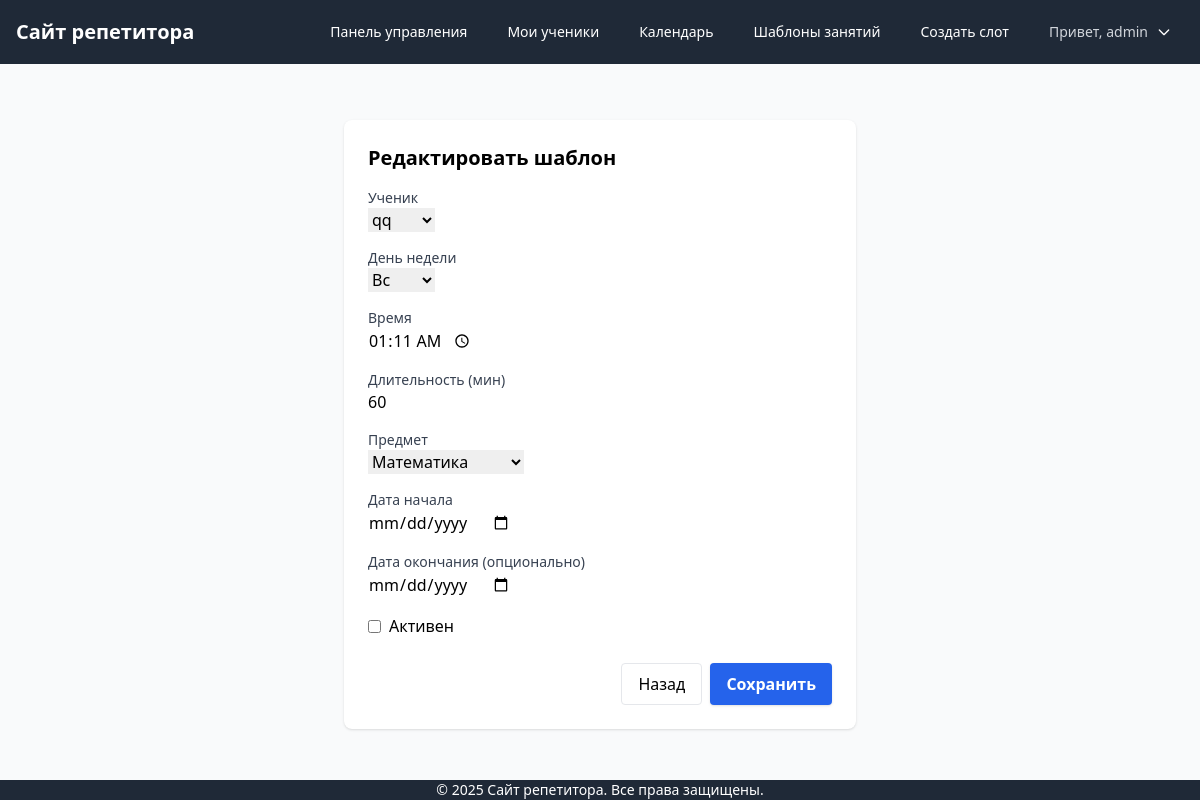
The page /tutor/recurring-templates/2/edit/ (signed in) on the database its author committed.
### scheduler/models.py (models this page shows, shortened)
class RecurringLessonTemplate(models.Model):
    tutor = models.ForeignKey(User, on_delete=models.CASCADE, related_name='recurring_templates_as_tutor')
    student = models.ForeignKey(User, on_delete=models.CASCADE, related_name='recurring_templates_as_student')
    weekday = models.IntegerField(choices=[(i, day) for i, day in enumerate(['Пн','Вт','Ср','Чт','Пт','Сб','Вс'])])
    time = models.TimeField()
    duration = models.IntegerField(default=60)
    subject = models.CharField(max_length=20, choices=Lesson.SUBJECT_CHOICES, default='math')
    start_date = models.DateField()
    end_date = models.DateField(null=True, blank=True)
    is_active = models.BooleanField(default=True)
    created_at = models.DateTimeField(auto_now_add=True)
    updated_at = models.DateTimeField(auto_now=True)

### scheduler/views.py (the view)
# urls.py: path('tutor/recurring-templates/<int:template_id>/edit/', views.recurring_template_edit, name='recurring_template_edit'),
@login_required
@user_passes_test(is_tutor)
def recurring_template_edit(request, template_id):
    template = get_object_or_404(RecurringLessonTemplate, id=template_id, tutor=request.user)
    if request.method == 'POST':
        form = RecurringLessonTemplateForm(request.POST, instance=template, tutor=request.user)
        if form.is_valid():
            form.save()
            return redirect('recurring_templates_list')
    else:
        form = RecurringLessonTemplateForm(instance=template, tutor=request.user)
    return render(request, 'scheduler/tutor/recurring_templates/form.html', {'form': form, 'create': False})

### scheduler/forms.py
class RecurringLessonTemplateForm(forms.ModelForm):
    def __init__(self, *args, **kwargs):
        tutor = kwargs.pop('tutor', None)
        super().__init__(*args, **kwargs)
        if tutor:
            self.fields['student'].queryset = User.objects.filter(
                tutors_list__tutor=tutor,
                tutors_list__is_active=True
            )
    class Meta:
        model = RecurringLessonTemplate
        fields = ['student', 'weekday', 'time', 'duration', 'subject', 'start_date', 'end_date', 'is_active']
        widgets = {
            'time': forms.TimeInput(attrs={'type': 'time'}),
            'start_date': forms.DateInput(attrs={'type': 'date'}),
            'end_date': forms.DateInput(attrs={'type': 'date'}),
        }

### scheduler/views.py (called while the page is built)
def is_tutor(user):
    return user.groups.filter(name='Tutors').exists()

### scheduler/templates/scheduler/tutor/recurring_templates/form.html (shortened to what this page needs)
{% extends 'base.html' %}
{% block content %}
<div class="max-w-lg mx-auto bg-white shadow rounded-lg p-6 mt-8">
    <h1 class="text-xl font-bold mb-4">{% if create %}Создать шаблон{% else %}Редактировать шаблон{% endif %}</h1>
    <form method="post">
        <div class="space-y-4">
            <div>
                <label class="block text-sm font-medium text-gray-700">Ученик</label>
                {{ form.student }}
            </div>
            <div>
                <label class="block text-sm font-medium text-gray-700">День недели</label>
                {{ form.weekday }}
            </div>
            <div>
                <label class="block text-sm font-medium text-gray-700">Время</label>
                {{ form.time }}
            </div>
            <div>
                <label class="block text-sm font-medium text-gray-700">Длительность (мин)</label>
                {{ form.duration }}
            </div>
            <div>
                <label class="block text-sm font-medium text-gray-700">Предмет</label>
                {{ form.subject }}
            </div>
            <div>
                <label class="block text-sm font-medium text-gray-700">Дата начала</label>
                {{ form.start_date }}
            </div>
            <div>
                <label class="block text-sm font-medium text-gray-700">Дата окончания (опционально)</label>
                {{ form.end_date }}
            </div>
            <div>
                <label class="inline-flex items-center">
                    {{ form.is_active }} <span class="ml-2">Активен</span>
                </label>
            </div>
        </div>
        <div class="flex gap-2 justify-end mt-6">
            <a href="{% url 'recurring_templates_list' %}" class="px-4 py-2 rounded border">Назад</a>
            <button type="submit" class="px-4 py-2 rounded bg-blue-600 text-white font-semibold shadow hover:bg-blue-700 transition">Сохранить</button>
        </div>
    </form>
</div>
{% endblock %}

### scheduler/templates/base.html (shortened to what this page needs)
{% load static %}
<!DOCTYPE html>
<html lang="ru">
<head>
    <link rel="stylesheet" href="{% static 'css/output.css' %}">
</head>
<body class="flex flex-col min-h-screen bg-gray-50">
    <nav class="bg-gray-800 text-white">
        <div class="w-full max-w-[80rem] mx-auto px-4">
            <div class="flex items-center justify-between h-16">
                <div class="flex items-center">
                    <a href="{% url 'home' %}" class="text-xl font-bold">Сайт репетитора</a>
                </div>
                <div class="flex items-center space-x-4">
                    {% if user.is_authenticated %}
                        {% if not viewing_as_tutor and user.groups.all.0.name == 'Tutors' %}
                            <a href="{% url 'tutor_dashboard' %}" class="px-3 py-2 rounded-md text-sm font-medium hover:bg-gray-700">Панель управления</a>
                            <a href="{% url 'student_list' %}" class="px-3 py-2 rounded-md text-sm font-medium hover:bg-gray-700">Мои ученики</a>
                            <a href="{% url 'tutor_calendar' %}" class="px-3 py-2 rounded-md text-sm font-medium hover:bg-gray-700">Календарь</a>
                            <a href="{% url 'recurring_templates_list' %}" class="px-3 py-2 rounded-md text-sm font-medium hover:bg-gray-700">Шаблоны занятий</a>
                            <a href="{% url 'create_time_slot' %}" class="px-3 py-2 rounded-md text-sm font-medium hover:bg-gray-700">Создать слот</a>
                        {% elif not viewing_as_tutor and user.groups.all.0.name == 'Students' %}
                            <a href="{% url 'student_dashboard' %}" class="px-3 py-2 rounded-md text-sm font-medium hover:bg-gray-700">Мои занятия</a>
                            <a href="{% url 'student_profile' %}" class="px-3 py-2 rounded-md text-sm font-medium hover:bg-gray-700">Мой профиль</a>
                        {% endif %}
                        <div class="relative group">
                            <button class="px-3 py-2 rounded-md text-sm font-medium hover:bg-gray-700 flex items-center">
                                <span class="text-gray-300">Привет, {{ user.username }}</span>
                                <svg class="ml-2 h-4 w-4" fill="none" stroke="currentColor" viewBox="0 0 24 24">
                                    <path stroke-linecap="round" stroke-linejoin="round" stroke-width="2" d="M19 9l-7 7-7-7"/>
                                </svg>
                            </button>
                        </div>
                    {% else %}
                        <a href="{% url 'admin:login' %}" class="px-3 py-2 rounded-md text-sm font-medium hover:bg-gray-700">Войти</a>
                    {% endif %}
                </div>
            </div>
        </div>
    </nav>
    <main class="flex-grow w-full max-w-[80rem] mx-auto px-4 py-6">
        {% block content %}{% endblock %}
    </main>
    <footer class="bg-gray-800 text-white mt-auto">
        <div class="w-full max-w-[80rem] mx-auto px-4">
            <p class="text-center text-sm">© 2025 Сайт репетитора. Все права защищены.</p>
        </div>
    </footer>
</body>
</html>

### rows shown on the page
RecurringLessonTemplate: student "qq", weekday "Вс", time "01:11:00", duration "60", subject "Математика"

### other values the page prints
{{ user.username }} "admin"
